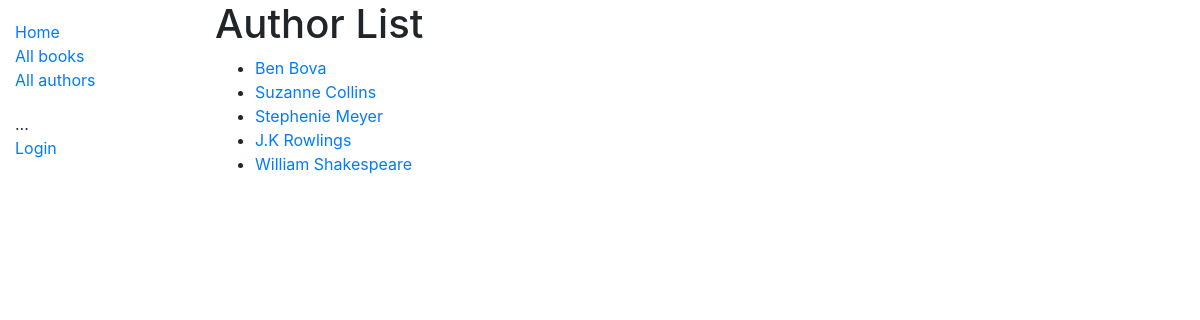
Screenshot of /catalog/authors/ with the database file from the repository.
### catalog/models.py (models this page shows, shortened)
class Author(models.Model):
    first_name = models.CharField(max_length=100)
    last_name = models.CharField(max_length=100)
    date_of_birth = models.DateField(null=True, blank=True)
    date_of_death = models.DateField('Died', null=True, blank=True)
    class Meta:
        ordering = ['last_name', 'first_name']
    def get_absolute_url(self):
        return reverse('authors-detail', args=[str(self.id)])

### catalog/views.py (the view)
# urls.py: path('authors/', views.AuthorListView.as_view(), name='authors'),
class AuthorListView(generic.ListView):
    model = Author
    def get_queryset(self):
        return Author.objects.all()[:5] # get 5 authors list
    def get_context_data(self, **kwargs):
        context = super(AuthorListView, self).get_context_data(**kwargs) # Call the base implementation first to get the context
        context['some_data']    = 'This is some authors context data'
        return context

### catalog/templates/catalog/author_list.html
{% extends 'base_generic.html' %}
{% block content %}
  <h1>Author List</h1>
  {% if author_list %}
  <ul>
    {% for author in author_list %}
      <li>
        <a href="{{ author.get_absolute_url }}">{{ author.first_name }} {{ author.last_name }}</a>
      </li>
    {% endfor %}
  </ul>
  {% else %}
    <p>There are no Author in the library.</p>
  {% endif %}
{% endblock %}

### rows the page displays
Author: first_name "Ben", last_name "Bova"
Author: first_name "Suzanne", last_name "Collins"
Author: first_name "Stephenie", last_name "Meyer"
Author: first_name "J.K", last_name "Rowlings"
Author: first_name "William", last_name "Shakespeare"
